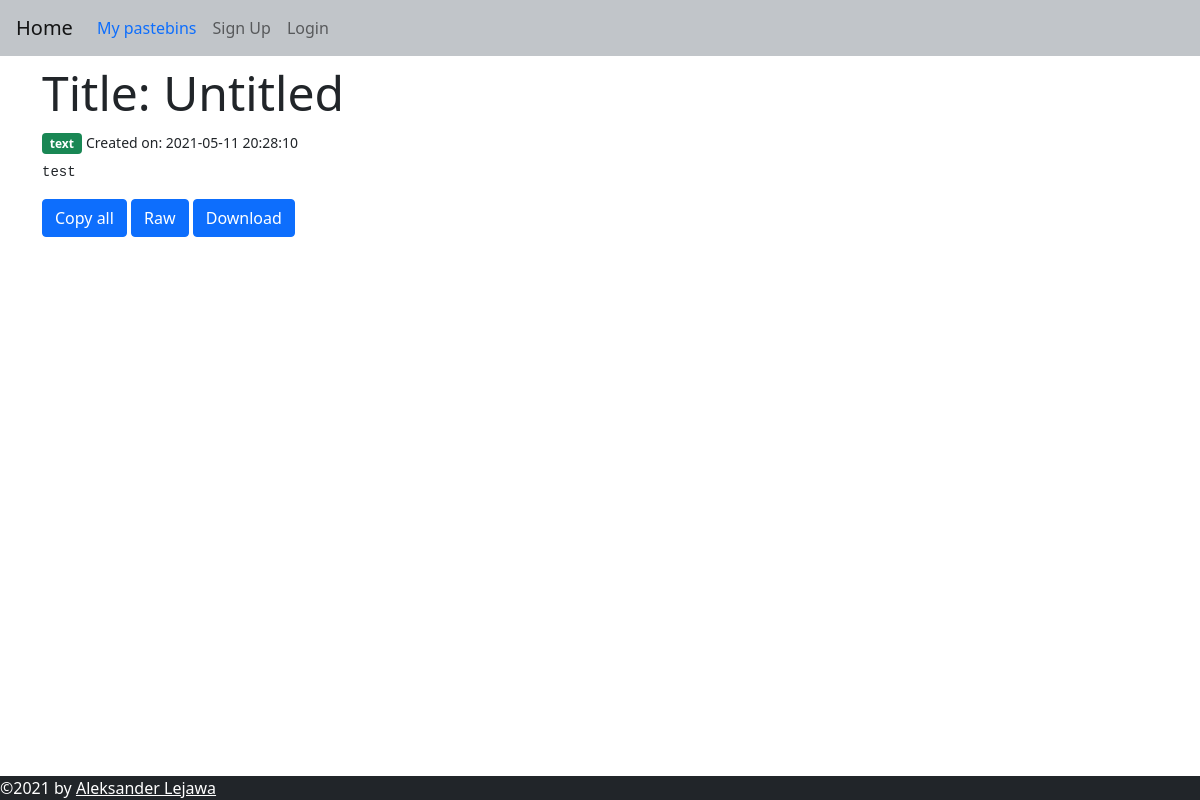
/ebb6134f, run on the app's committed database.
### web/models.py (models this page shows, shortened)
class Pastebin(db.Model):
    id = db.Column(db.Integer, primary_key=True)
    title = db.Column(db.String(100), default="Untitled")
    content = db.Column(db.String(60000))
    syntax = db.Column(db.String(50))
    user_id = db.Column(db.Integer, db.ForeignKey("user.id"))
    date = db.Column(db.DateTime(timezone=True))
    expire_date = db.Column(db.DateTime(timezone=True))
    password = db.Column(db.String(150))
    link = db.Column(db.String(150), unique=True)
    def is_expired(self):
        if self.expire_date:
            if datetime.utcnow() > self.expire_date:
                db.session.delete(self)
                db.session.commit()
                return True
            return False
        else:
            return False

### web/pastebin/routes.py (the view, shortened to what this page needs)
@bp.route("/<link>", methods=["GET", "POST"])
def pastebin(link: str):
   pastebin = Pastebin.query.filter_by(link=link).first_or_404()
   password_cookie = request.cookies.get(link)
   form = PrivatePastebin()
   if pastebin.is_expired():
      abort(404)
   if password_cookie == pastebin.password:
      response = make_response(render_template("pastebin.html", user=current_user, pastebin=pastebin, time=datetime.utcnow().replace(microsecond=0), form=form))
   else:
      response = make_response(render_template("pastebin.html", user=current_user, pastebin=pastebin, password=pastebin.password, time=datetime.utcnow().replace(microsecond=0), form=form))
   return response

### web/templates/pastebin.html (shortened to what this page needs)
{% extends "base.html" %}
{% block content %}
{% if password %}
<form method="POST">
{{ form.csrf_token() }}
    <h2 class="display-5">This pastebin is private, please enter the password</h2>
    <div class="form-group">
    {{ form.password.label}}
    {{ form.password(class_="form-control", placeholder="Enter password") }}
    </div>
{{ form.submit(class_="btn btn-secondary mt-2") }}
</form>
{% else %}
<h1 class="display-5 text-break">Title: {{ pastebin.title }} </h1>
<span class="badge bg-success">{{ pastebin.syntax }}</span>
<small>Created on: {{ pastebin.date }}</small>
<pre class="mt-2"><code class= "{{ pastebin.syntax }}" id="pastebin">{{ pastebin.content }}</code></pre>
<button id="copy-all" class="btn btn-primary">Copy all</button>
<form class="pastebin_button_form" action="/raw/{{ pastebin.link }}">
    <button id="raw" class="btn btn-primary">Raw</button>
</form>
<form class="pastebin_button_form" action="/download/{{ pastebin.link }}">
    <button id="download" class="btn btn-primary">Download</button>
</form>
{% endif %}
{% endblock %}

### web/static/css/style.css (style rules this page uses)
.pastebin_button_form { display: inline; }

### data on the page
Pastebin: title "Untitled", syntax "text", date "2021-05-11 20:28:10", content "test"
